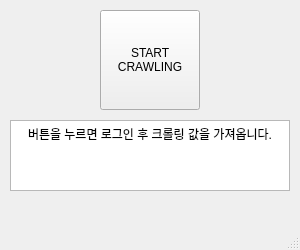
<?xml version="1.0" encoding="UTF-8"?>
<ui version="4.0">
 <class>MainWindow</class>
 <widget class="QMainWindow" name="MainWindow">
  <property name="geometry">
   <rect>
    <x>0</x>
    <y>0</y>
    <width>300</width>
    <height>250</height>
   </rect>
  </property>
  <property name="windowTitle">
   <string>MainWindow</string>
  </property>
  <widget class="QWidget" name="centralwidget">
   <widget class="QPushButton" name="pb">
    <property name="geometry">
     <rect>
      <x>100</x>
      <y>10</y>
      <width>100</width>
      <height>100</height>
     </rect>
    </property>
    <property name="text">
     <string>START 
CRAWLING</string>
    </property>
   </widget>
   <widget class="QTextEdit" name="label">
    <property name="geometry">
     <rect>
      <x>10</x>
      <y>120</y>
      <width>280</width>
      <height>71</height>
     </rect>
    </property>
    <property name="lineWrapColumnOrWidth">
     <number>-1</number>
    </property>
    <property name="readOnly">
     <bool>true</bool>
    </property>
    <property name="html">
     <string>&lt;!DOCTYPE HTML PUBLIC &quot;-//W3C//DTD HTML 4.0//EN&quot; &quot;http://www.w3.org/TR/REC-html40/strict.dtd&quot;&gt;
&lt;html&gt;&lt;head&gt;&lt;meta name=&quot;qrichtext&quot; content=&quot;1&quot; /&gt;&lt;style type=&quot;text/css&quot;&gt;
p, li { white-space: pre-wrap; }
&lt;/style&gt;&lt;/head&gt;&lt;body style=&quot; font-family:'Gulim'; font-size:9pt; font-weight:400; font-style:normal;&quot;&gt;
&lt;p align=&quot;center&quot; style=&quot; margin-top:0px; margin-bottom:0px; margin-left:0px; margin-right:0px; -qt-block-indent:0; text-indent:0px;&quot;&gt;버튼을 누르면 로그인 후 크롤링 값을 가져옵니다.&lt;/p&gt;&lt;/body&gt;&lt;/html&gt;</string>
    </property>
   </widget>
  </widget>
  <widget class="QMenuBar" name="menubar">
   <property name="geometry">
    <rect>
     <x>0</x>
     <y>0</y>
     <width>300</width>
     <height>21</height>
    </rect>
   </property>
  </widget>
  <widget class="QStatusBar" name="statusbar"/>
 </widget>
 <resources/>
 <connections/>
</ui>
